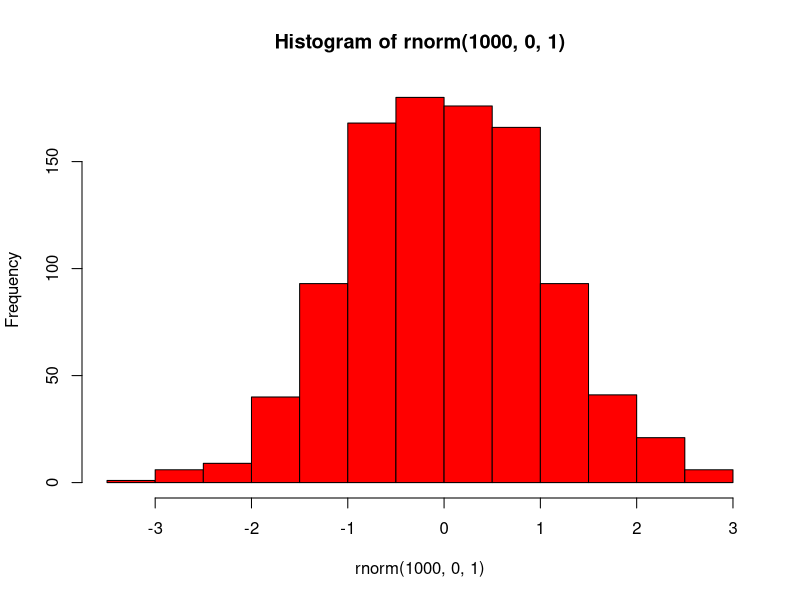

Source code (R):
#R2All NHM Course Day One 18/01/2021

#Practical I
1+1
2*7/8-9
?log
log(exp(1))
log10(1000) #natural log
log(1000) #log base e
sin(2*pi)
2^10
sqrt(81)

#Practical II

1:10
seq(from=1, to=10, by=1)
seq(from=1, to=10, length=20)
x <- 1:10
y <- 1:10
x+y

#make a histogram of random numbers

hist(rnorm(1000,0,1), col="red")
